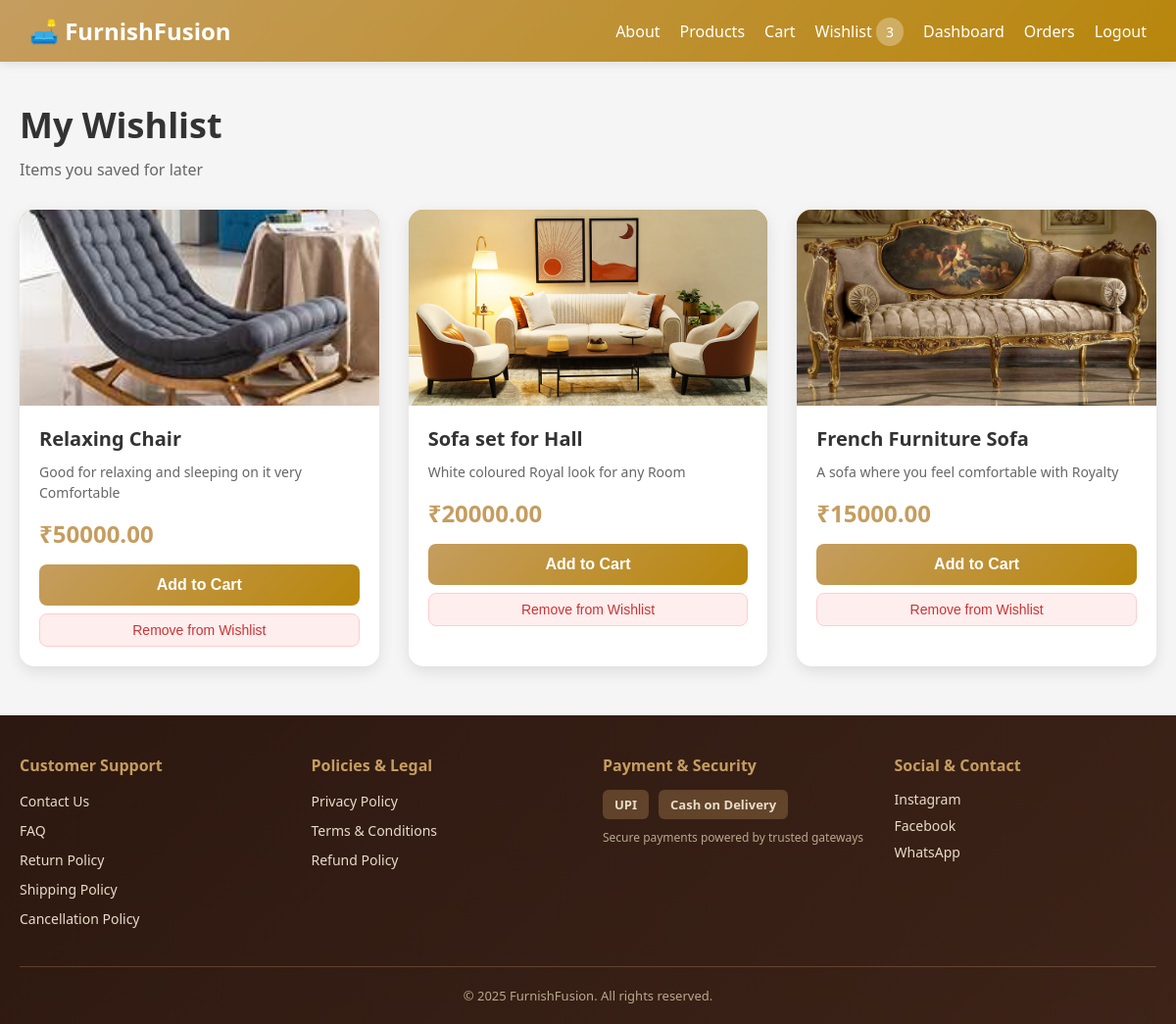
Page /wishlist (signed in) on the committed database.
### tables this page shows
CREATE TABLE products (
            id INTEGER PRIMARY KEY AUTOINCREMENT,
            name TEXT NOT NULL,
            description TEXT,
            price REAL NOT NULL,
            image_url TEXT,
            created_at TIMESTAMP DEFAULT CURRENT_TIMESTAMP
        , category TEXT, rating REAL DEFAULT 0.0);

### routes/product_routes.py (the view)
@product_bp.route("/wishlist")
def wishlist():
    if "user_id" not in session:
        flash("Please login to view your wishlist.", "error")
        return redirect("/login")
    db = get_db()
    products = db.execute("""
        SELECT p.*, COALESCE(AVG(r.rating), 0) AS avg_rating, COUNT(r.id) AS rating_count
        FROM wishlist w
        JOIN products p ON p.id = w.product_id
        LEFT JOIN product_reviews r ON r.product_id = p.id
        WHERE w.user_id = ?
        GROUP BY p.id
        ORDER BY w.created_at DESC
    """, (session["user_id"],)).fetchall()
    return render_template("wishlist.html", products=products)

### app.py (called while the page is built)
@app.context_processor
def inject_wishlist_count():
    from flask import session
    n = 0
    if session.get("user_id"):
        try:
            from db import get_db
            r = get_db().execute("SELECT COUNT(*) as c FROM wishlist WHERE user_id = ?", (session["user_id"],)).fetchone()
            n = r["c"] or 0
        except Exception:
            pass
    return {"wishlist_count": n}

### db.py (called while the page is built)
def get_db():
    db = getattr(g, '_database', None)
    if db is None:
        db = g._database = sqlite3.connect(DATABASE)
        db.row_factory = sqlite3.Row
    return db

### templates/wishlist.html (shortened to what this page needs)
<!DOCTYPE html>
<html lang="en">
<head>
</head>
<body>
    <nav class="navbar">
        <div class="nav-content">
            <a href="{% if session.get('user_id') %}/dashboard{% else %}/products{% endif %}" class="nav-brand">🛋️ FurnishFusion</a>
            <div class="nav-links">
                <a href="/about">About</a>
                <a href="/products">Products</a>
                <a href="/cart">{% if session.get('cart') %}<span class="cart-badge">{{ session.cart|length }}</span> {% endif %}Cart</a>
                <a href="/wishlist">Wishlist {% if wishlist_count is defined and wishlist_count %}<span class="cart-badge">{{ wishlist_count }}</span>{% endif %}</a>
                <a href="/dashboard">Dashboard</a>
                <a href="/orders">Orders</a>
                <a href="/logout">Logout</a>
            </div>
        </div>
    </nav>
    <div class="container">
        <div class="page-header">
            <h1>My Wishlist</h1>
            <p>Items you saved for later</p>
        </div>
        {% if products %}
        <div class="products-grid">
            {% for p in products %}
            <div class="product-card">
                <div class="product-image">
                    {% if p.image_url %}
                        <img src="{{ p.image_url }}" alt="{{ p.name }}" style="width:100%; height:100%; object-fit:cover;">
                    {% else %}🪑{% endif %}
                </div>
                <div class="product-info">
                    <div class="product-name">{{ p.name }}</div>
                    <div class="product-description">{{ p.description or 'Premium quality furniture' }}</div>
                    <div class="product-price">₹{{ "%.2f"|format(p.price) }}</div>
                    <form method="POST" action="/add-to-cart/{{ p.id }}"><button type="submit" class="btn-add-cart">Add to Cart</button></form>
                    <form method="POST" action="/remove-from-wishlist/{{ p.id }}"><button type="submit" class="btn-remove-wl">Remove from Wishlist</button></form>
                </div>
            </div>
            {% endfor %}
        </div>
        {% endif %}
    </div>
    {% include 'partials/_footer.html' %}
</body>
</html>

### templates/partials/_footer.html (shortened to what this page needs)
<footer class="site-footer">
    <div class="footer-content">
        <div class="footer-grid">
            <div class="footer-col">
                <h4>Customer Support</h4>
                <ul>
                    <li><a href="/contact">Contact Us</a></li>
                    <li><a href="/faq">FAQ</a></li>
                    <li><a href="/return-policy">Return Policy</a></li>
                    <li><a href="/shipping-policy">Shipping Policy</a></li>
                    <li><a href="/cancellation-policy">Cancellation Policy</a></li>
                </ul>
            </div>
            <div class="footer-col">
                <h4>Policies & Legal</h4>
                <ul>
                    <li><a href="/privacy-policy">Privacy Policy</a></li>
                    <li><a href="/terms-conditions">Terms & Conditions</a></li>
                    <li><a href="/refund-policy">Refund Policy</a></li>
                </ul>
            </div>
            <div class="footer-col">
                <h4>Payment & Security</h4>
                <div class="payment-methods">
                    <span class="payment-badge">UPI</span>
                    <span class="payment-badge">Cash on Delivery</span>
                </div>
                <p class="payment-note">Secure payments powered by trusted gateways</p>
            </div>
            <div class="footer-col">
                <h4>Social & Contact</h4>
                <div class="social-links">
                    <a href="https://www.instagram.com/furnishfusion" target="_blank" rel="noopener noreferrer" title="Instagram">Instagram</a>
                    <a href="https://www.facebook.com/furnishfusion" target="_blank" rel="noopener noreferrer" title="Facebook">Facebook</a>
                    <a href="https://wa.me/919876543210" target="_blank" rel="noopener noreferrer" title="WhatsApp">WhatsApp</a>
                </div>
            </div>
        </div>
        <div class="footer-bottom">
            <p>&copy; 2025 FurnishFusion. All rights reserved.</p>
        </div>
    </div>
</footer>

### templates/wishlist.html (style rules this page uses)
* { margin: 0; padding: 0; box-sizing: border-box; }
body { font-family: 'Segoe UI', Tahoma, Geneva, Verdana, sans-serif; background: #f5f5f5; min-height: 100vh; }
.navbar { background: linear-gradient(135deg, #C59D5F 0%, #B8860B 100%); color: white; padding: 15px 30px; box-shadow: 0 2px 10px rgba(0,0,0,0.1); }
.nav-content { max-width: 1200px; margin: 0 auto; display: flex; justify-content: space-between; align-items: center; }
.nav-brand { font-size: 24px; font-weight: 700; text-decoration: none; color: white; }
.nav-links { display: flex; gap: 20px; align-items: center; }
.nav-links a { color: white; text-decoration: none; font-weight: 500; }
.cart-badge { background: rgba(255,255,255,0.3); padding: 5px 10px; border-radius: 20px; font-size: 14px; }
.container { max-width: 1200px; margin: 40px auto; padding: 0 20px; }
.page-header { margin-bottom: 30px; }
.page-header h1 { color: #333; font-size: 36px; margin-bottom: 10px; }
.page-header p { color: #666; font-size: 16px; }
.products-grid { display: grid; grid-template-columns: repeat(auto-fill, minmax(280px, 1fr)); gap: 30px; }
.product-card { background: white; border-radius: 15px; overflow: hidden; box-shadow: 0 5px 15px rgba(0,0,0,0.1); transition: transform 0.3s, box-shadow 0.3s; }
.product-image { width: 100%; height: 200px; background: linear-gradient(135deg, #C59D5F 0%, #B8860B 100%); display: flex; align-items: center; justify-content: center; font-size: 48px; overflow: hidden; }
.product-info { padding: 20px; }
.product-name { font-size: 20px; font-weight: 600; color: #333; margin-bottom: 10px; }
.product-description { color: #666; font-size: 14px; margin-bottom: 15px; line-height: 1.5; display: -webkit-box; -webkit-line-clamp: 2; -webkit-box-orient: vertical; overflow: hidden; }
.product-price { font-size: 24px; font-weight: 700; color: #C59D5F; margin-bottom: 15px; }
.btn-add-cart { width: 100%; padding: 12px; background: linear-gradient(135deg, #C59D5F 0%, #B8860B 100%); color: white; border: none; border-radius: 8px; font-size: 16px; font-weight: 600; cursor: pointer; transition: all 0.3s; }
.btn-remove-wl { background: #fee; color: #c33; border: 1px solid #fcc; padding: 8px 12px; border-radius: 8px; font-size: 14px; cursor: pointer; margin-top: 8px; width: 100%; }

### templates/partials/_footer.html (style rules this page uses)
.site-footer { background: linear-gradient(135deg, #2c1810 0%, #3d2318 100%); color: #e8dcc8; margin-top: 50px; padding: 40px 20px 20px; }
.footer-content { max-width: 1200px; margin: 0 auto; }
.footer-grid { display: grid; grid-template-columns: repeat(auto-fit, minmax(200px, 1fr)); gap: 30px; margin-bottom: 30px; }
.footer-col h4 { font-size: 16px; margin-bottom: 14px; color: #C59D5F; font-weight: 700; }
.footer-col ul { list-style: none; padding: 0; margin: 0; }
.footer-col ul li { margin-bottom: 8px; }
.footer-col a { color: #e8dcc8; text-decoration: none; font-size: 14px; transition: color 0.2s; }
.payment-methods { display: flex; flex-wrap: wrap; gap: 10px; margin-bottom: 10px; }
.payment-badge { background: rgba(197, 157, 95, 0.3); padding: 6px 12px; border-radius: 6px; font-size: 13px; font-weight: 600; }
.payment-note { font-size: 12px; color: #b8a88a; margin-top: 8px; }
.social-links { display: flex; flex-direction: column; gap: 8px; }
.social-links a { display: inline-block; }
.footer-bottom { border-top: 1px solid rgba(197, 157, 95, 0.3); padding-top: 20px; text-align: center; font-size: 13px; color: #b8a88a; }

### rows in the picture
products: image_url (picture), name "Relaxing Chair", description "Good for relaxing and sleeping on it very Comfortable", price "50000.00"
products: image_url (picture), name "Sofa set for Hall", description "White coloured Royal look for any Room", price "20000.00"
products: image_url (picture), name "French Furniture Sofa", description "A sofa where you feel comfortable with Royalty", price "15000.00"

### other values in the picture
{{ wishlist_count }} "3"
